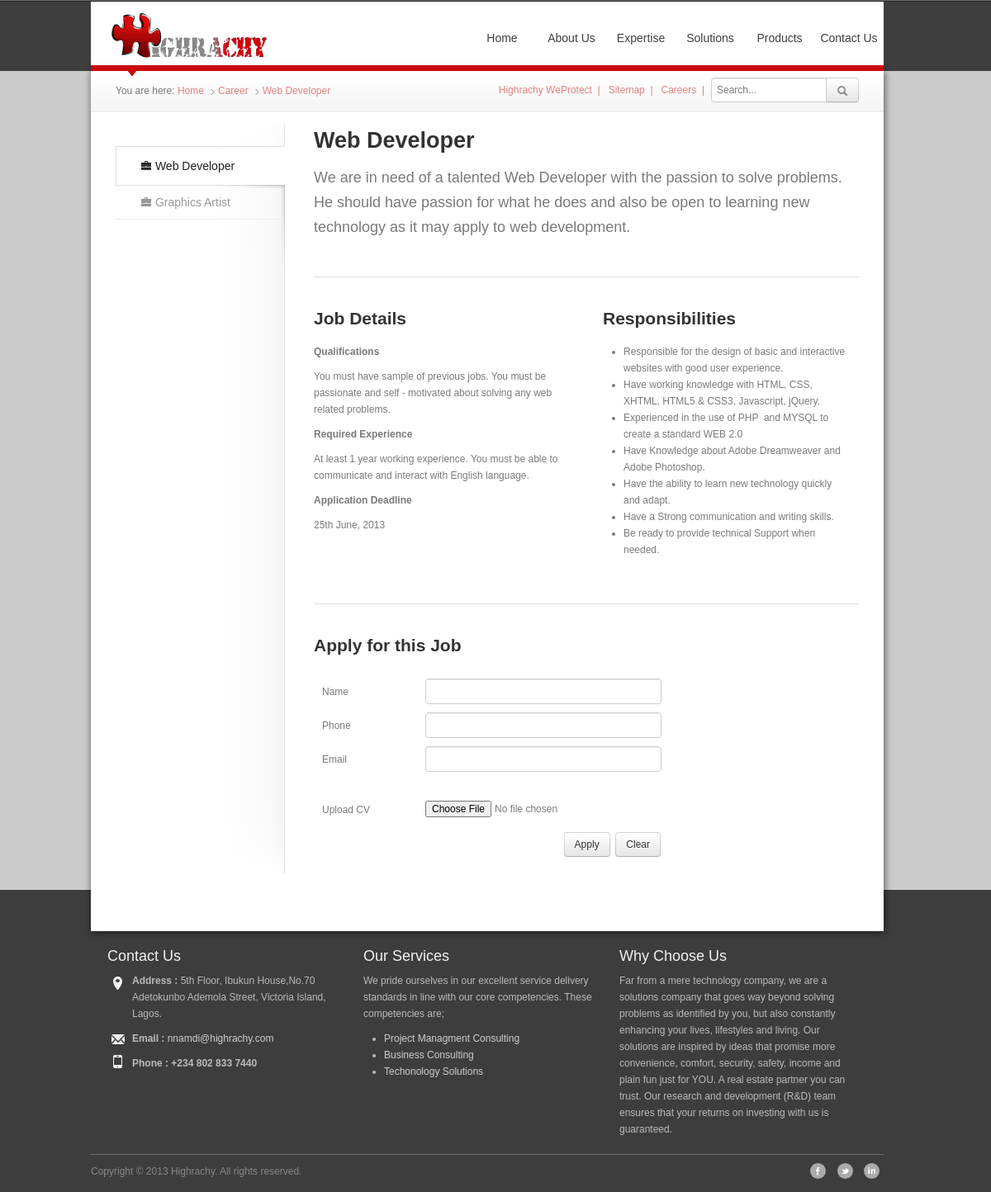
The app's page /applicants.php with its own data.
### tables this page shows
CREATE TABLE `career` (
  `id` int(11) NOT NULL,
  `name` varchar(150) NOT NULL,
  `content` text,
  `pics` varchar(60) DEFAULT NULL,
  `link` int(11) NOT NULL DEFAULT '0',
  `priority` int(11) NOT NULL DEFAULT '1',
  `icons_id` int(11) NOT NULL DEFAULT '1',
  `modified` timestamp NOT NULL DEFAULT CURRENT_TIMESTAMP
);

CREATE TABLE `contact` (
  `id` int(11) NOT NULL,
  `address` text NOT NULL,
  `mobile1` varchar(20) NOT NULL,
  `land` varchar(30) NOT NULL,
  `facebook` varchar(250) NOT NULL,
  `twitter` varchar(250) NOT NULL,
  `linked` varchar(250) NOT NULL,
  `modified` timestamp NOT NULL DEFAULT CURRENT_TIMESTAMP
);

CREATE TABLE `expertise` (
  `id` int(11) NOT NULL,
  `name` varchar(150) NOT NULL,
  `content` text,
  `pics` varchar(150) DEFAULT NULL,
  `link` int(11) NOT NULL DEFAULT '0',
  `priority` int(11) NOT NULL DEFAULT '1',
  `icons_id` int(11) DEFAULT NULL,
  `modified` timestamp NOT NULL DEFAULT CURRENT_TIMESTAMP
);

CREATE TABLE `edit` (
  `id` int(11) NOT NULL,
  `name` varchar(60) NOT NULL,
  `content` mediumtext,
  `modified` timestamp NOT NULL DEFAULT CURRENT_TIMESTAMP ON UPDATE CURRENT_TIMESTAMP
);

### functions/database.class.php (called while the page is built, shortened)
<?php
class Database {
private $affected_rows = 0;
private $link_id = 0;
private $query_id = 0;
public function __construct($server, $user, $pass, $database, $pre=''){
	$this->server=$server;
	$this->user=$user;
	$this->pass=$pass;
	$this->database=$database;
	$this->link_id = @mysqli_connect($this->server, $this->user, $this->pass, $this->database);
	if (!$this->link_id) {
		trigger_error('Could not connect to MySQL: ' . mysqli_connect_error());
	} else {
		mysqli_set_charset($this->link_id, 'utf8');
	}
}
protected function query($sql) {
	$this->query_id = @mysqli_query($this->link_id,$sql);
	$this->affected_rows = @mysqli_affected_rows($this->link_id);
	return $this->query_id;
}
protected function fetch_array($query_id=-1) {
	if ($query_id instanceof mysqli_result) {
		$this->query_id=$query_id;
	}
	if (isset($this->query_id)) {
		$record = @mysqli_fetch_assoc($this->query_id);
	}else{
		trigger_error("Invalid Records could not be fetched.");
	}
	return $record;
}
public function fetch_first_row($query_string) {
	$query_id = $this->query($query_string);
	$out = $this->fetch_array($query_id);
	return $out;
}
public function fetch_all_row($sql) {
	$query_id = $this->query($sql);
	$out = array();
	while ($row = $this->fetch_array($query_id)){
		$out[] = $row;
	}
	return $out;
}
public function total_affected_rows($query_string ="") {
	return $this->affected_rows;
}
protected function free_result($query_id=-1) {
	if ($query_id instanceof mysqli_result) {
		$this->query_id=$query_id;
	}
}
}
?>

### includes/config.inc.php (called while the page is built, shortened)
<?php
function replace($text){
	$t = str_replace("dashboard_"," ",$text);
	$t = str_replace("_"," ",$t);
	$t = str_replace("-"," ",$t);
	$t = trim($t);
	$t = ucwords($t);
	return $t;
}
?>

### applicants.php (the view, shortened to what this page needs)
<?php $title = "career"; ?>
<?php
include('includes/config.inc.php');
require('functions/database.class.php');
require('functions/createFormInput.php');
$db = new Database(DB_HOST, DB_USER, DB_PASSWORD, DB_NAME);
if (isset($_GET['page']))
	$id = $_GET['page'];
else {
	$query = "SELECT id FROM career where id <> 1 LIMIT 1";
     $table = $db->fetch_first_row($query);
	 $id = $table['id'];
}
$query = "SELECT career.name as page_name,pics,content FROM career WHERE career.id ='$id' AND career.id <> 1 AND link=0";
$rows = $db->fetch_all_row($query);
$page_name = $icons_name = "";
if ($db->total_affected_rows() >= 1){
	foreach($rows as $row){
	$sub_title = $page_name=$row['page_name'];
	$tagline = $row['content'];
	 $pics = $row['pics'];
	}
} else {
	$query = "SELECT id,name,pics,content FROM career WHERE link=0 AND career.id <> 1 LIMIT 1";
     $table = $db->fetch_first_row($query);
	 $id = $table['id'];
	 $sub_title = $page_name= $table['name'];
	 $tagline = $table['content'];
}
$query = "SELECT id, name, content FROM career  WHERE link=$id  ORDER BY priority DESC,name";
$rows = $db->fetch_all_row($query);
$total = $db->total_affected_rows();
$content = "";
$count = 0;
foreach ($rows as $row){
	if ($total == 1)
	$content .= '<h3>'.$row['name'].'</h3><article>'.$row['content'].'</article>';
	else {
	$count++;
	$content .= '<div class="span4';
	if ($count % 2 == 1) $content .= ' pad30';
	$content .= '"><h3>'.$row['name'].'</h3><p>'.$row['content'].'</p></div>';
	}
}
$query = "SELECT career.id,career.name as name FROM career WHERE link = 0 AND career.id <> 1 ORDER BY priority DESC,name";
$table = $db->fetch_all_row($query);
$option = "";
$count = 0;
foreach ($table as $row){
	$count++;
	$option .= '<li class="nav-li';
	if ($count == 1) $option .= ' first';
	$option .= '"><a href="applicants.php?page='.$row['id'].'"';
	if ($row['id'] == $id) $option .= ' class="current"';
	$option .= '><i class="icon-briefcase"></i>&nbsp;'.$row['name'].'</a></li>';
}
?>
<?php include('includes/header.inc.php'); ?>
     </div>
     <section>
     	<div class="container">
            <div id="content" class="row">
                <?php include('includes/breadcrumb.inc.php'); ?>
                <div class="maincontent">
                    <div id="tab-one">
                      <ul class="nav unstyled"><?php echo $option ?></ul>
                      <div class="list-wrap">
                          <h2><?php echo $page_name?></h2>
                          <p class="lead"><?php echo strip_tags($tagline) ?></p>
                          <div class="break"></div>
                          <div <?php if ($total != 1) echo 'class="row"' ?>><?php echo $content ?></div>
                          <div class="break"></div>
                          <h3>Apply for this Job</h3>
                          <form method="post" id="custom" enctype="multipart/form-data">
                                                     <div><br></div>
                                     <label for="cv">Upload CV</label><input type="file" name="cv">
									<div class="pull-right pad30">
									<input type="submit" class="btn" value="Apply">&nbsp;&nbsp;<input type="reset" class="btn" value="Clear">
                                    </div>
                        </form>
                      </div>
                      <div class="list-wrap-bottom"></div>
                    </div>
                </div>
            </div>
    	</div>
     </section>
        <?php include('includes/footer.inc.php'); ?>
    </body>
</html>

### includes/breadcrumb.inc.php (shortened to what this page needs)
<div id="breadcrumb">
                <div class="pull-left text">
                <p>You are here:
                <?php
	if (isset($dashboard) && ($dashboard)){
		 $home = "Dashboard";
		 $home_url = "dashboard.php";
	} else {
		$home = "Home";
		$home_url = "index.php";
	}
		if (($title == "index") || ($title == "dashboard")) echo '<a href="'.$home_url.'">'.$home.'</a>';
		else if (!isset($sub_title)) echo '<a href="'.$home_url.'" class="arrow">'.$home.'</a><a href="#">'.replace($title).'</a>';
		else if (!isset($sub_title2)) echo '<a href="'.$home_url.'" class="arrow">'.$home.'</a><a href="'.$title.'.php" class="arrow">'.replace($title).'</a><a href="#">'.replace($sub_title).'</a>';
	 ?>
                 </p>
                </div>
                <div class="pull-right">
                    <div class="input-append">
                      <form action="search.php" method="get">
                          <input class="span2" name="q" id="search" placeholder="Search..." type="text">
                          <button class="btn" type="submit"><i class="icon-search"></i></button>
                      </form>
                    </div>
                </div>
                <div class="pull-right" id="clogin"><p><a href="http://weprotect.highrachy.com"> Highrachy WeProtect &nbsp;| </a>&nbsp;<a href="sitemap.php"> Sitemap&nbsp; | </a>&nbsp;<a href="career.php"> Careers&nbsp; | </a> </p></div>
            </div>

### includes/footer.inc.php (shortened to what this page needs)
<footer>
<?php
      $query = "SELECT address, mobile1, land,facebook, twitter, linked FROM contact WHERE id='1'";
      $table = $db->fetch_first_row($query);
      $address = $table['address'];
      $mobile1 = $table['mobile1'];
      $facebook = $table['facebook'];
      $twitter = $table['twitter'];
      $linked = $table['linked'];
      $query = "SELECT id,link,name FROM expertise WHERE link <> 0 LIMIT 3";
      $rows = $db->fetch_all_row($query);
$service = "";
foreach ($rows as $row){
	$service .= '<li><a href="expertise.php?page='.$row['link'].'">'.$row['name'].'</a></li>';
}
$query = "SELECT content FROM edit where id='2'";
$rows = $db->fetch_first_row($query);
$about = $rows['content'];
      ?>
       <div class="container">
          	<div class="span4">
              				<h3>Contact Us</h3>
                              <address>
                              <p class="home"><span> Address : </span><?php echo strip_tags($address) ?></p>
                              <p class="email"><span>Email : </span><a href="mailto:nnamdi@highrachy.com">nnamdi@highrachy.com</a></p>
                              <p class="phone"><span>Phone : </span><strong><?php echo $mobile1 ?></strong></p>
                              </address>
              </div>
              <div class="span4">
              <h3>Our Services</h3>
              <p>We pride ourselves in our excellent service delivery standards in line with our core competencies. These competencies are;  </p>
                  <ul id="footer-links">
                  <?php echo $service ?>
                  </ul>
              </div>
          	<div class="span4 last"><h3>Why Choose Us</h3>
              <p><?php echo strip_tags($about) ?></p></div>
              <div class="clearfix"></div>
          <div id="copyright" class="row">
              	<div class="span4 pull-left">Copyright &copy; 2013 Highrachy. All rights reserved.</div>
             	    <div class="span7 pull-right">
                      <ul class="unstyled inline align-right">
                          <li><a href="<?php echo $facebook ?>"><span id="facebook_icon"></span></a></li>
                          <li><a href="<?php echo $twitter ?>"><span id="twitter_icon"></span></a></li>
                          <li><a href="<?php echo $linked ?>"><span id="linkedin_icon"></span></a></li>
                      </ul>
                  </div>
          </div>
       </div>
   </footer>

### records on screen
career: name "Web Developer", content "We are in need of a talented Web Developer with the passion to solve problems. He should have passion for what he does and also be open to learning new technology as it may apply to web development."
career: name "Graphics Artist"
career: name "Job Details", content "Qualifications You must have sample of previous jobs. You must be passionate and self - motivated about solving any web related problems. Required Experience At least 1 year working experience. You must be able to communicate and interact with English language. Application Deadline 25th June, 2013"
career: name "Responsibilities", content "Responsible for the design of basic and interactive websites with good user experience. Have working knowledge with HTML, CSS, XHTML, HTML5 & CSS3, Javascript, jQuery. Experienced in the use of PHP and MYSQL to create a standard WEB 2.0 Have Knowledge about Adobe Dreamweaver and Adobe Photoshop. Have the ability to learn new technology quickly and adapt. Have a Strong communication and writing skills. Be ready to provide technical Support when needed."
contact: address "5th Floor, Ibukun House,No.70 Adetokunbo Ademola Street, Victoria Island, Lagos.", mobile1 "+234 802 833 7440"
expertise: name "Project Managment Consulting"
expertise: name "Business Consulting"
expertise: name "Techonology Solutions"
edit: content "Far from a mere technology company, we are a solutions company that goes way beyond solving problems as identified by you, but also constantly enhancing your lives, lifestyles and living. Our solutions are inspired by ideas that promise more convenience, comfort, security, safety, income and plain fun just for YOU. A real estate partner you can trust. Our research and development (R&D) team ensures that your returns on investing with us is guaranteed."

### other values on screen
$home "Home"
replace($title) "Career"
$label "Name Phone Email"
